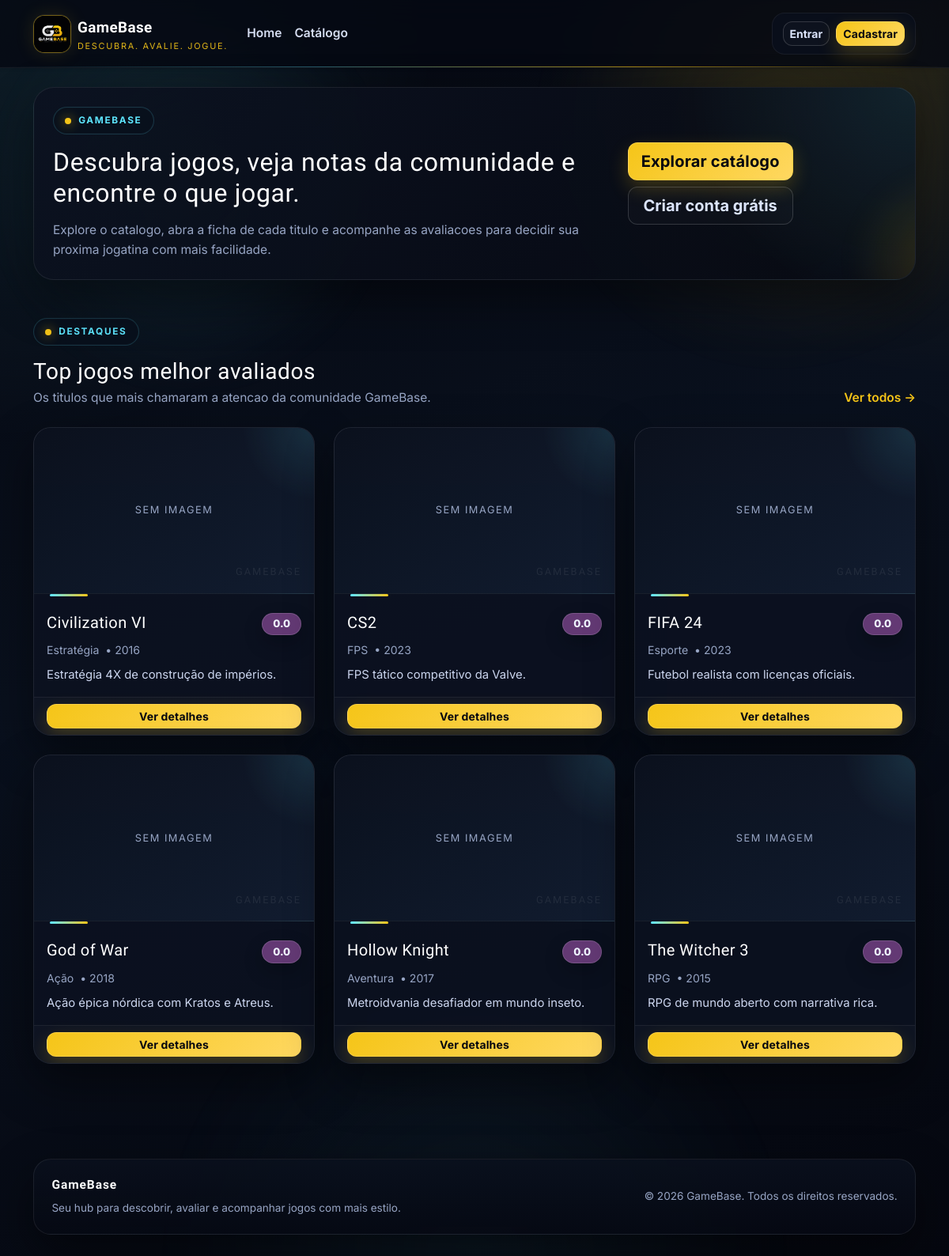
The page / on the database its author committed.
### tables this page shows
CREATE TABLE jogos (
    id INT AUTO_INCREMENT PRIMARY KEY,
    titulo VARCHAR(150) NOT NULL,
    descricao TEXT,
    ano INT,
    categoria_id INT,
    capa_url VARCHAR(255),
    criado_em TIMESTAMP DEFAULT CURRENT_TIMESTAMP,
    FOREIGN KEY (categoria_id) REFERENCES categorias(id) ON DELETE SET NULL
);

CREATE TABLE categorias (
    id INT AUTO_INCREMENT PRIMARY KEY,
    nome VARCHAR(80) NOT NULL UNIQUE
);

### controllers/JogoController.php (called while the page is built, shortened)
<?php
class JogoController
{
    private Jogo $jogoModel;
    public function __construct()
    {
        $this->jogoModel = new Jogo();
    }
    public function home(): void
    {
        render('home.php', [
            'pageTitle' => 'Home',
            'destaques' => $this->jogoModel->listarDestaques(),
        ]);
    }
}

### models/Jogo.php (called while the page is built, shortened)
<?php
class Jogo
{
    private PDO $conn;
    public function __construct()
    {
        $this->conn = Database::getConnection();
    }
    public function listarDestaques(int $limite = 6): array
    {
        $stmt = $this->conn->prepare(
            '
            SELECT
                j.*,
                c.nome AS categoria_nome,
                COALESCE(ROUND(AVG(a.nota), 1), 0) AS media_nota,
                COUNT(a.id) AS total_avaliacoes
            FROM jogos j
            LEFT JOIN categorias c ON c.id = j.categoria_id
            LEFT JOIN avaliacoes a ON a.jogo_id = j.id
            GROUP BY j.id, c.nome
            ORDER BY media_nota DESC, total_avaliacoes DESC, j.titulo ASC
            LIMIT :limite
            '
        );
        $stmt->bindValue(':limite', $limite, PDO::PARAM_INT);
        $stmt->execute();
        return $stmt->fetchAll();
    }
}

### config/database.php (called while the page is built, shortened)
<?php
class Database
{
    private static ?PDO $connection = null;
    public static function getConnection(): PDO
    {
        if (self::$connection instanceof PDO) {
            return self::$connection;
        }
        $host = getenv("GAMEBASE_DB_HOST") ?: "localhost";
        $dbname = getenv("GAMEBASE_DB_NAME") ?: "gamebase";
        $username = getenv("GAMEBASE_DB_USER") ?: "root";
        $password = getenv("GAMEBASE_DB_PASS");
        $password = $password !== false ? $password : "";
        $charset = getenv("GAMEBASE_DB_CHARSET") ?: "utf8mb4";
        $dsn = sprintf(
            "mysql:host=%s;dbname=%s;charset=%s",
            $host,
            $dbname,
            $charset
        );
        try {
            self::$connection = self::createPdo($dsn, $username, $password);
        } catch (Throwable $exception) {
            if (function_exists("debugLog")) {
                debugLog(
                    "initial",
                    "H1",
                    "config/database.php:42",
                    "database connection failed",
                    [
                        "host" => $host,
                        "database" => $dbname,
                        "errorType" => get_class($exception),
                        "errorCode" => (string) $exception->getCode(),
                        "errorMessage" => $exception->getMessage(),
                    ]
                );
            }
            if ((string) $exception->getCode() === "1049") {
                try {
                    if (function_exists("debugLog")) {
                        debugLog(
                            "post-fix",
                            "H1",
                            "config/database.php:50",
                            "database missing, starting bootstrap",
                            [
                                "host" => $host,
                                "database" => $dbname,
                                "schemaExists" => is_file(
                                    dirname(__DIR__) . "/database/gamebase.sql"
                                ),
                            ]
                        );
                    }
                    self::bootstrapDatabase(
                        $host,
                        $dbname,
                        $username,
                        $password,
                        $charset
                    );
                    self::$connection = self::createPdo(
                        $dsn,
                        $username,
                        $password
                    );
                    if (function_exists("debugLog")) {
                        debugLog(
                            "post-fix",
                            "H1",
                            "config/database.php:62",
                            "database bootstrap completed",
                            [
                                "host" => $host,
                                "database" => $dbname,
                            ]
                        );
                    }
                    return self::$connection;
                } catch (Throwable $bootstrapException) {
                    if (function_exists("debugLog")) {
                        debugLog(
                            "post-fix",
                            "H1",
                            "config/database.php:73",
                            "database bootstrap failed",
                            [
                                "host" => $host,
                                "database" => $dbname,
                                "errorType" => get_class($bootstrapException),
                                "errorCode" => (string) $bootstrapException->getCode(),
                                "errorMessage" => $bootstrapException->getMessage(),
                            ]
                        );
                    }
                    http_response_code(500);
                    die("<h1>Erro ao inicializar o banco</h1>" .
                        "<p>" .
                        htmlspecialchars(
                            "O banco gamebase nao existe e a inicializacao automatica falhou.",
                            ENT_QUOTES,
                            "UTF-8"
                        ) .
                        "</p>" .
                        "<p>" .
                        htmlspecialchars(
                            "Verifique se o MySQL esta ativo e se o arquivo database/gamebase.sql esta acessivel.",
                            ENT_QUOTES,
                            "UTF-8"
                        ) .
                        "</p>" .
                        "<p>" .
                        htmlspecialchars(
                            "Detalhe tecnico: " .
                            $bootstrapException->getMessage(),
                            ENT_QUOTES,
                            "UTF-8"
                        ) .
                        "</p>");
                }
            }
            http_response_code(500);
            $mensagem = "Nao foi possivel conectar ao banco de dados GameBase.";
            $orientacao =
                "Verifique host, nome do banco, usuario e senha em config/database.php ou nas variaveis de ambiente GAMEBASE_DB_*.";
            $credenciais = sprintf(
                "Configuracao atual: host=%s | banco=%s | usuario=%s",
                $host,
                $dbname,
                $username
            );
            $detalheTecnico = "Detalhe tecnico: " . $exception->getMessage();
            die("<h1>Erro de conexao com o banco</h1>" .
                "<p>" .
                htmlspecialchars($mensagem, ENT_QUOTES, "UTF-8") .
                "</p>" .
                "<p>" .
                htmlspecialchars($orientacao, ENT_QUOTES, "UTF-8") .
                "</p>" .
                "<p>" .
                htmlspecialchars($credenciais, ENT_QUOTES, "UTF-8") .
                "</p>" .
                "<p>" .
                htmlspecialchars($detalheTecnico, ENT_QUOTES, "UTF-8") .
                "</p>");
        }
        return self::$connection;
    }
    private static function createPdo(
        string $dsn,
        string $username,
        string $password
    ): PDO {
        return new PDO($dsn, $username, $password, [
            PDO::ATTR_ERRMODE => PDO::ERRMODE_EXCEPTION,
            PDO::ATTR_DEFAULT_FETCH_MODE => PDO::FETCH_ASSOC,
        ]);
    }
}

### views/home.php (the view, shortened to what this page needs)
<?php $destaques = $destaques ?? []; ?>
<section class="page-banner mb-5">
    <div class="row align-items-center g-4">
        <div class="col-lg-8">
            <span class="eyebrow-pill mb-3">GameBase</span>
            <h1 class="page-banner-title h2 mb-3">Descubra jogos, veja notas da comunidade e encontre o que jogar.</h1>
            <p class="page-banner-text mb-0">
                Explore o catalogo, abra a ficha de cada titulo e acompanhe as avaliacoes para decidir
                sua proxima jogatina com mais facilidade.
            </p>
        </div>
        <div class="col-lg-4">
            <div class="d-grid gap-2 d-sm-flex d-lg-grid justify-content-sm-start">
                <a class="btn btn-gold btn-lg" href="<?= e(baseUrl('index.php?page=catalogo')) ?>">Explorar catálogo</a>
                <?php if (!estaLogado()): ?>
                    <a class="btn btn-outline-light btn-lg" href="<?= e(baseUrl('index.php?page=cadastro')) ?>">Criar conta grátis</a>
                <?php endif; ?>
            </div>
        </div>
    </div>
</section>
<section class="section-heading">
    <div>
        <span class="eyebrow-pill mb-3">Destaques</span>
        <h2 class="h3 mb-1 text-white">Top jogos melhor avaliados</h2>
        <p class="section-copy">Os titulos que mais chamaram a atencao da comunidade GameBase.</p>
    </div>
    <div>
        <a class="link-gold fw-semibold" href="<?= e(baseUrl('index.php?page=catalogo')) ?>">Ver todos -></a>
    </div>
</section>
<section class="mb-5">
    <div class="row g-4">
        <?php foreach ($destaques as $jogo): ?>
            <div class="col-md-6 col-xl-4">
                <article class="card game-card h-100">
                    <?php if (!empty($jogo['capa_url'])): ?>
                        <div class="game-card-cover-placeholder" style="display:none">Sem imagem</div>
                    <?php else: ?>
                        <div class="game-card-cover-placeholder">Sem imagem</div>
                    <?php endif; ?>
                    <div class="card-body pt-4">
                        <div class="d-flex justify-content-between align-items-start gap-3 mb-2">
                            <h3 class="game-card-title h5 mb-0"><?= e($jogo['titulo']) ?></h3>
                            <span class="<?= e(classeNotaBadge((float) $jogo['media_nota'])) ?> flex-shrink-0"><?= e((string) $jogo['media_nota']) ?></span>
                        </div>
                        <p class="game-card-meta small mb-2">
                            <?= e((string) ($jogo['categoria_nome'] ?? 'Sem categoria')) ?>
                            <?php if (!empty($jogo['ano'])): ?>
                                &nbsp;•&nbsp;<?= e((string) $jogo['ano']) ?>
                            <?php endif; ?>
                        </p>
                        <p class="game-card-description mb-0">
                            <?= e(resumirTexto((string) ($jogo['descricao'] ?? 'Sem descrição disponível.'), 110)) ?>
                        </p>
                    </div>
                    <div class="card-footer">
                        <a class="btn btn-gold w-100 btn-sm" href="<?= e(baseUrl('index.php?page=detalhes&id=' . (int) $jogo['id'])) ?>">Ver detalhes</a>
                    </div>
                </article>
            </div>
        <?php endforeach; ?>
    </div>
</section>

### index.php (shortened to what this page needs)
<?php
require_once BASE_PATH . '/config/database.php';
require_once BASE_PATH . '/models/Jogo.php';
require_once BASE_PATH . '/controllers/JogoController.php';
function baseUrl(string $path = ''): string
{
    $scriptName = str_replace('\\', '/', dirname($_SERVER['SCRIPT_NAME'] ?? ''));
    $base = $scriptName === '/' ? '' : rtrim($scriptName, '/');
    return ($base !== '' ? $base . '/' : '') . ltrim($path, '/');
}
function e(?string $valor): string
{
    return htmlspecialchars((string) $valor, ENT_QUOTES, 'UTF-8');
}
function resumirTexto(?string $texto, int $limite = 120): string
{
    $valor = trim((string) $texto);
    if (function_exists('mb_strimwidth')) {
        return mb_strimwidth($valor, 0, $limite, '...');
    }
    return strlen($valor) > $limite ? substr($valor, 0, max(0, $limite - 3)) . '...' : $valor;
}
function classeNotaBadge(float $nota): string
{
    return 'badge badge-nota badge-nota-trash';
}
function estaLogado(): bool
{
    return isset($_SESSION['usuario_id']);
}
function render(string $view, array $data = []): void
{
    extract($data, EXTR_SKIP);
    $viewPath = BASE_PATH . '/views/' . $view;
    include BASE_PATH . '/views/layout/header.php';
    include $viewPath;
    include BASE_PATH . '/views/layout/footer.php';
}
$jogoController = new JogoController();
$page = $_GET['page'] ?? 'home';
switch ($page) {
    case 'home':
        $jogoController->home();
        break;
}

### views/layout/header.php (shortened to what this page needs)
<?php
$ultimoAcesso = $_COOKIE['ultimo_acesso'] ?? null;
?>
<!DOCTYPE html>
<html lang="pt-BR" data-bs-theme="dark">
<head>
    <link href="https://cdn.jsdelivr.net/npm/bootstrap@5.3.3/dist/css/bootstrap.min.css" rel="stylesheet">
    <link rel="stylesheet" href="<?= e(baseUrl('assets/css/style.css')) ?>">
</head>
<body class="app-shell">
<header>
    <nav class="navbar app-navbar navbar-expand-lg navbar-dark shadow-sm">
        <div class="container">
            <a class="navbar-brand d-flex align-items-center gap-2" href="<?= e(baseUrl('index.php?page=home')) ?>">
                <div class="navbar-logo-wrap">
                    <img src="<?= e(baseUrl('assets/img/logo.png')) ?>" alt="Logo GameBase" class="navbar-logo">
                </div>
                <span>
                    <strong class="navbar-brand-name">GameBase</strong>
                    <small class="d-block text-gold navbar-brand-slogan">Descubra. Avalie. Jogue.</small>
                </span>
            </a>
            <div class="collapse navbar-collapse" id="gamebaseNav">
                <ul class="navbar-nav me-auto mb-2 mb-lg-0">
                    <li class="nav-item"><a class="nav-link" href="<?= e(baseUrl('index.php?page=home')) ?>">Home</a></li>
                    <li class="nav-item"><a class="nav-link" href="<?= e(baseUrl('index.php?page=catalogo')) ?>">Catálogo</a></li>
                </ul>
                <div class="navbar-user-panel d-flex flex-column flex-lg-row align-items-lg-center gap-2 gap-lg-3 text-lg-end">
                    <?php if (estaLogado()): ?>
                        <div class="small text-light">
                            <div>Olá, <strong><?= e((string) ($_SESSION['usuario_nome'] ?? '')) ?></strong></div>
                            <?php if ($ultimoAcesso !== null): ?>
                                <div class="text-muted">Último acesso: <?= e($ultimoAcesso) ?></div>
                            <?php endif; ?>
                        </div>
                        <div class="d-flex gap-2">
                            <a class="btn btn-outline-light btn-sm" href="<?= e(baseUrl('index.php?page=perfil')) ?>">Meu perfil</a>
                            <a class="btn btn-gold btn-sm" href="<?= e(baseUrl('index.php?page=logout')) ?>">Sair</a>
                        </div>
                    <?php else: ?>
                        <div class="d-flex gap-2">
                            <a class="btn btn-outline-light btn-sm" href="<?= e(baseUrl('index.php?page=login')) ?>">Entrar</a>
                            <a class="btn btn-gold btn-sm" href="<?= e(baseUrl('index.php?page=cadastro')) ?>">Cadastrar</a>
                        </div>
                    <?php endif; ?>
                </div>
            </div>
        </div>
    </nav>
</header>
<main class="app-main py-4">
    <div class="container">

### views/layout/footer.php (shortened to what this page needs)
    </div>
</main>
<footer class="site-footer mt-5">
    <div class="container">
        <div class="footer-shell d-flex flex-column flex-md-row justify-content-between align-items-md-center gap-3">
            <div>
                <p class="footer-title mb-1">GameBase</p>
                <small>Seu hub para descobrir, avaliar e acompanhar jogos com mais estilo.</small>
            </div>
            <small>&copy; <?= date('Y') ?> GameBase. Todos os direitos reservados.</small>
        </div>
    </div>
</footer>
</body>
</html>

### rows shown on the page
jogos: titulo "Civilization VI", media_nota "0.0", categoria.nome "Estratégia", ano "2016", descricao "Estratégia 4X de construção de impérios."
jogos: titulo "CS2", media_nota "0.0", categoria.nome "FPS", ano "2023", descricao "FPS tático competitivo da Valve."
jogos: titulo "FIFA 24", media_nota "0.0", categoria.nome "Esporte", ano "2023", descricao "Futebol realista com licenças oficiais."
jogos: titulo "God of War", media_nota "0.0", categoria.nome "Ação", ano "2018", descricao "Ação épica nórdica com Kratos e Atreus."
jogos: titulo "Hollow Knight", media_nota "0.0", categoria.nome "Aventura", ano "2017", descricao "Metroidvania desafiador em mundo inseto."
jogos: titulo "The Witcher 3", media_nota "0.0", categoria.nome "RPG", ano "2015", descricao "RPG de mundo aberto com narrativa rica."
